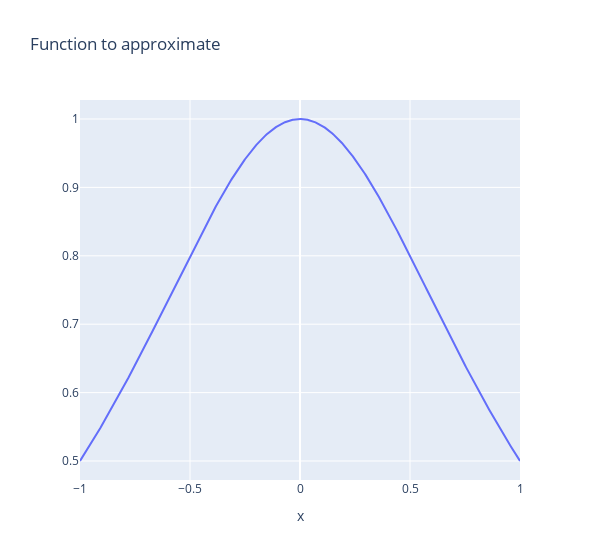

Notebook cell for this chart:
### Code cell
fig = go.Figure()
fig.add_trace(go.Scatter(x=X_train, y=y_train))
fig.update_layout(width=600,title='Function to approximate', xaxis_title='x')
fig.show()

### Figure 1 — Plotly figure (JSON) as saved in the notebook; plotly's stock layout.template omitted (floating-point values rounded to 4 significant figures; data arrays with more than 128 entries replaced by an {"elided": "..."} marker saying what was removed)
{"data": [{"type": "scatter", "x": {"elided": "1025 float values"}, "y": {"elided": "1025 float values"}}], "layout": {"title": {"text": "Function to approximate"}, "width": 600, "xaxis": {"title": {"text": "x"}}}}
